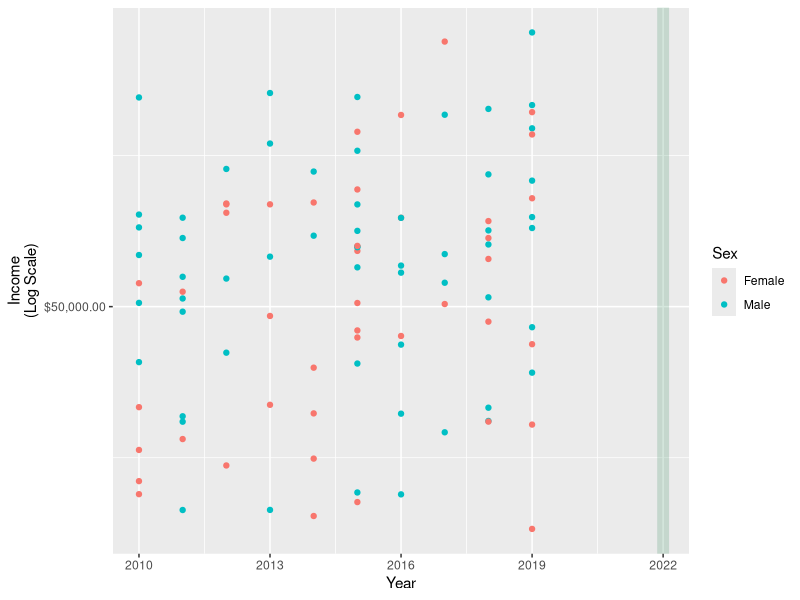
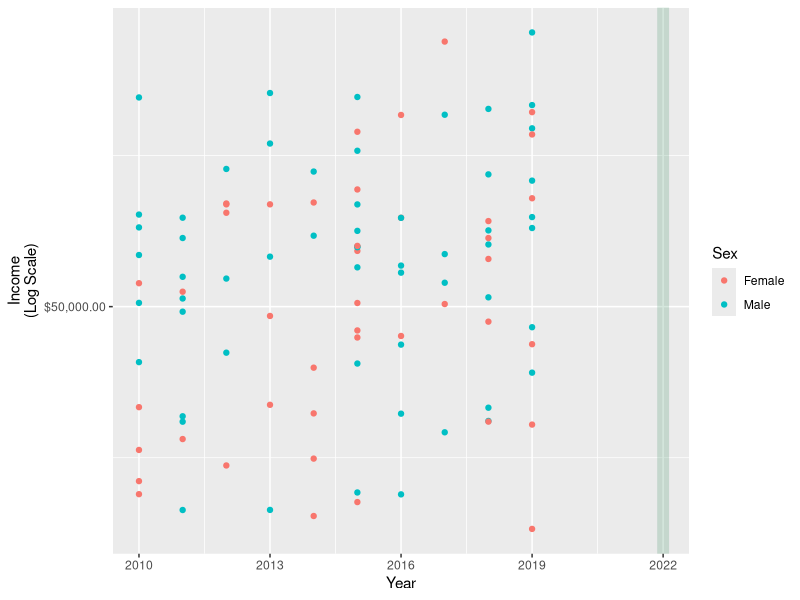
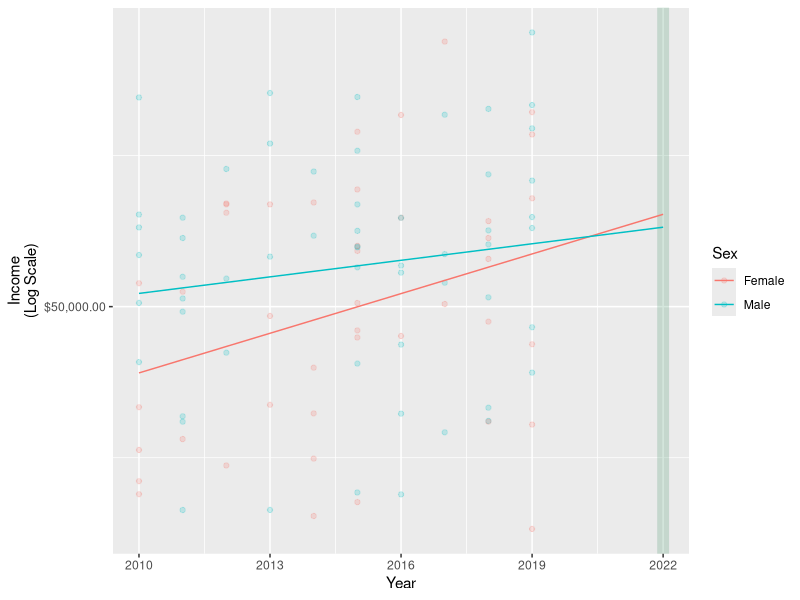
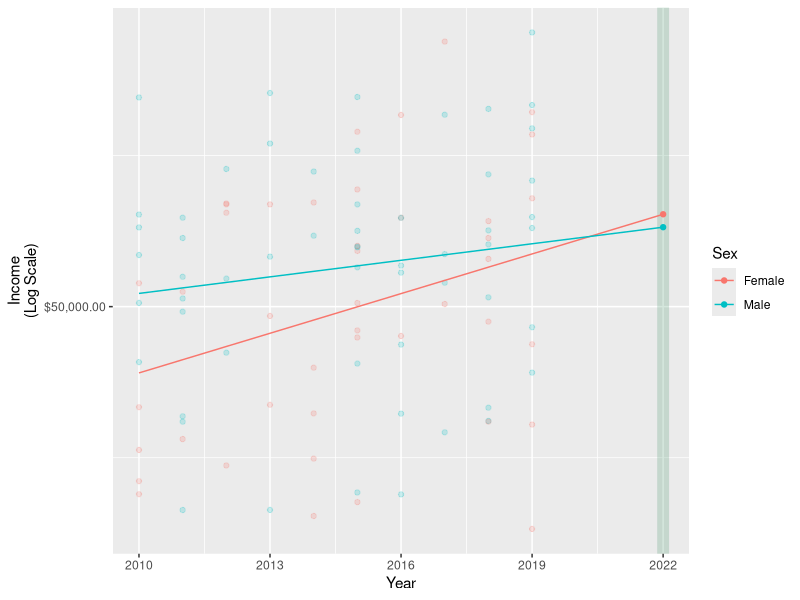

These figures' R source, in order:
## ---- chunk 1
library(tidyverse)
## ---- chunk 2
set.seed(90095)
## ---- chunk 3
library(tidyverse)
simulate <- function(n = 100) {
  read_csv("assets/truth.csv") |>
    slice_sample(n = n, weight_by = weight, replace = T) |>
    mutate(income = exp(rnorm(n(), meanlog, sdlog))) |>
    select(year, age, sex, income)
}
## ---- chunk 4
simulated <- simulate(n = 100)
## ---- chunk 5
fit <- lm(log(income) ~ sex * year, data = simulated)
## ---- chunk 6
to_predict <- tibble(
  sex = c("female","male"),
  year = c(2022,2022)
)
to_predict |>
  mutate(
    # Make prediction
    estimate = predict(fit, newdata = to_predict),
    # Exponentiate to dollars
    estimate = exp(estimate)
  )
## ---- chunk 7
p <- simulated |>
  ggplot(aes(x = year, y = income, color = sex)) +
  scale_y_continuous(
    name = "Income\n(Log Scale)",
    breaks = c(10e3,50e3,250e3),
    labels = scales::label_dollar(), 
    trans = "log"
  ) +
  scale_x_continuous(
    breaks = c(seq(2010,2022,3)),
    limits = c(2010,2022),
    name = "Year"
  ) +
  geom_vline(xintercept = 2022, linewidth = 4, alpha = .2, color = "seagreen") +
  scale_color_discrete(name = "Sex", labels = stringr::str_to_title)

p +
  geom_point()

ggsave("slides/challenge_data.pdf", height = 3, width = 4)

predicted <- simulated |>
  bind_rows(tibble(
    year = 2022, 
    sex = c("female","male")
  )) |>
  mutate(
    yhat = exp(predict(
      fit, 
      newdata = simulated |> 
        bind_rows(tibble(
          year = 2022, 
          sex = c("female","male")
        ))
    )
  ))

p2 <- p + 
  geom_point(alpha = .2) +
  geom_line(
    data = predicted,
    aes(y = yhat)
  )

p3 <- p2 + 
  geom_point(
    data = predicted |> filter(year == 2022),
    aes(y = yhat)
  )

ggsave("slides/challenge_line.pdf", plot = p2, height = 3, width = 4)
ggsave("slides/challenge_forecast.pdf", plot = p3, height = 3, width = 4)
